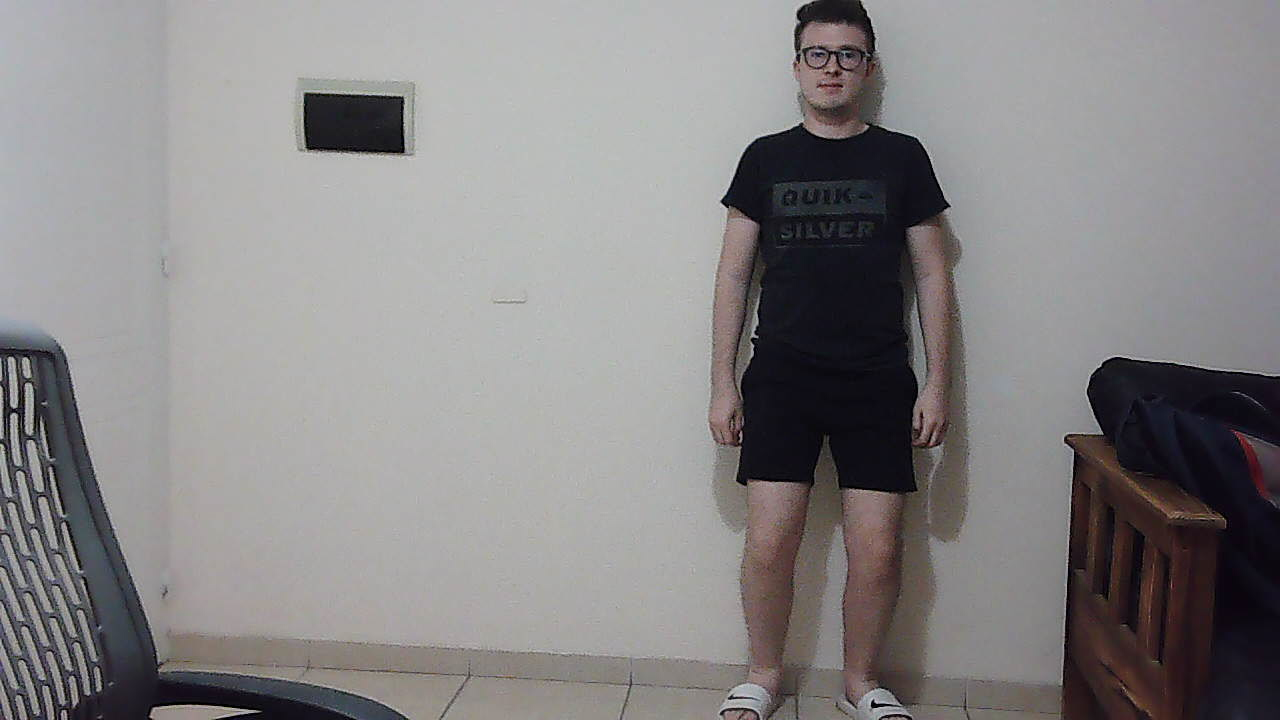
#> input picture 1.jpg, 1280 x 720 px, given in place of the camera
$ python cam.py
#> lines starting #> are read from the running program, lines starting #| are printed output that depends on the picture; after the words box and inside, x2 and y2 are one past the last pixel; in counts of white or black regions, pixels touching at a corner belong together
# import the necessary packages
import numpy as np
import cv2

# initialize the HOG descriptor/person detector
hog = cv2.HOGDescriptor()
hog.setSVMDetector(cv2.HOGDescriptor_getDefaultPeopleDetector())

cv2.startWindowThread()

# open webcam video stream
cap = cv2.VideoCapture(0)

# the output will be written to output.avi
out = cv2.VideoWriter(
    'output.avi',
    cv2.VideoWriter_fourcc(*'MJPG'),
    15.,
    (960,720))

while(True):
    # Capture frame-by-frame
    ret, frame = cap.read()
#> frame is the input picture: shape (720, 1280, 3); mean B, G, R 133.9, 133.2, 135.7

    # resizing for faster detection
    frame = cv2.resize(frame, (960, 720))
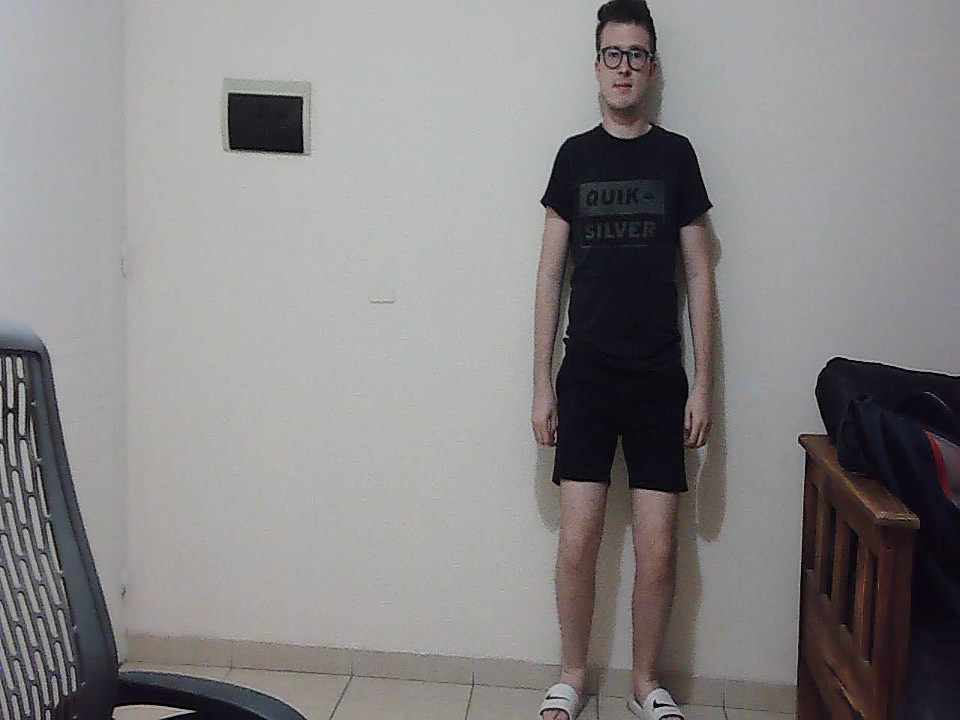
#> frame: shape (720, 960, 3); mean B, G, R 133.9, 133.3, 135.7
    # using a greyscale picture, also for faster detection
    gray = cv2.cvtColor(frame, cv2.COLOR_RGB2GRAY)
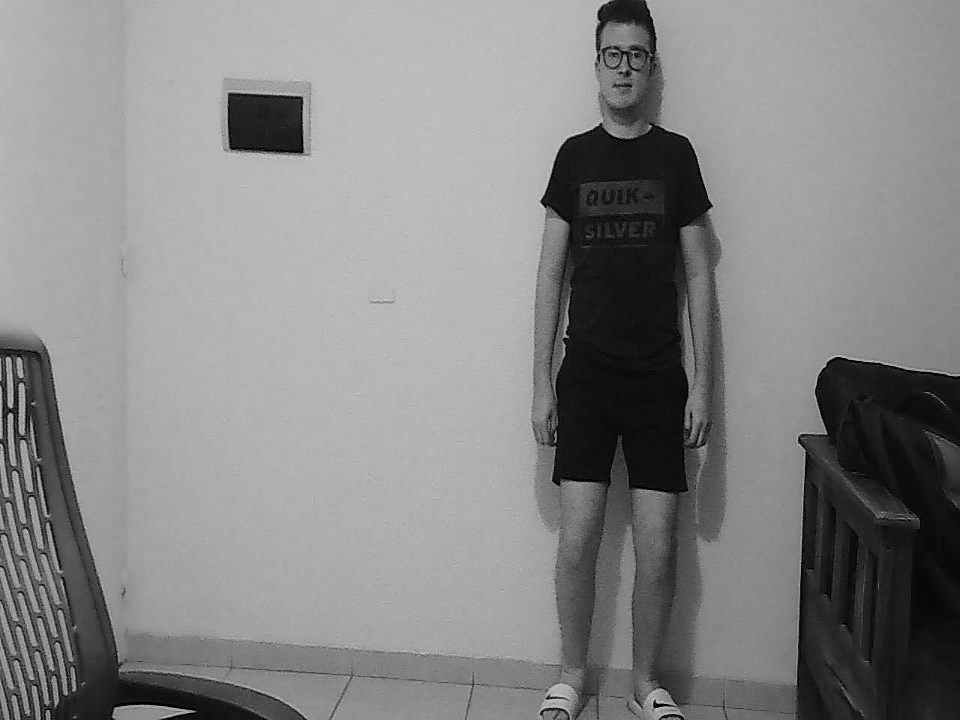
#> gray: shape (720, 960); min 0, max 204, mean 133.8

    # detect people in the image
    # returns the bounding boxes for the detected objects
    boxes, weights = hog.detectMultiScale(frame, winStride=(8,8) )
#> boxes = [[796, 329, 78, 156], [633, 169, 130, 261]]; weights = [1.03, 0.337]

    boxes = np.array([[x, y, x + w, y + h] for (x, y, w, h) in boxes])
#> boxes = [[796, 329, 874, 485], [633, 169, 763, 430]]

    for (xA, yA, xB, yB) in boxes:
        # display the detected boxes in the colour picture
        cv2.rectangle(frame, (xA, yA), (xB, yB), (0, 255, 0), 2)
#> this loop made 2 passes
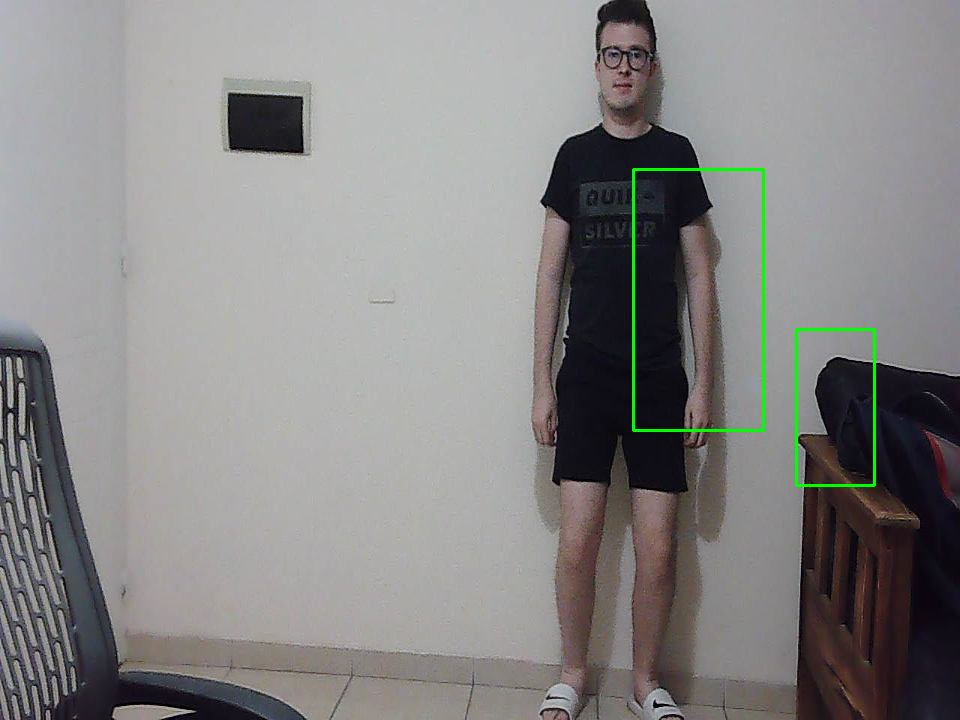
#> frame: shape (720, 960, 3); 0.54% of pixels changed, all inside (x1, y1, x2, y2) = (632, 168, 876, 487)

    # Write the output video
    out.write(frame.astype('uint8'))
    # Display the resulting frame
    cv2.imshow('frame',frame)
    if cv2.waitKey(1) & 0xFF == ord('q'):
#> (key q is pressed here)
        break

# When everything done, release the capture
cap.release()
# and release the output
out.release()
# finally, close the window
cv2.destroyAllWindows()
cv2.waitKey(1)

$ run again, on 2.jpg
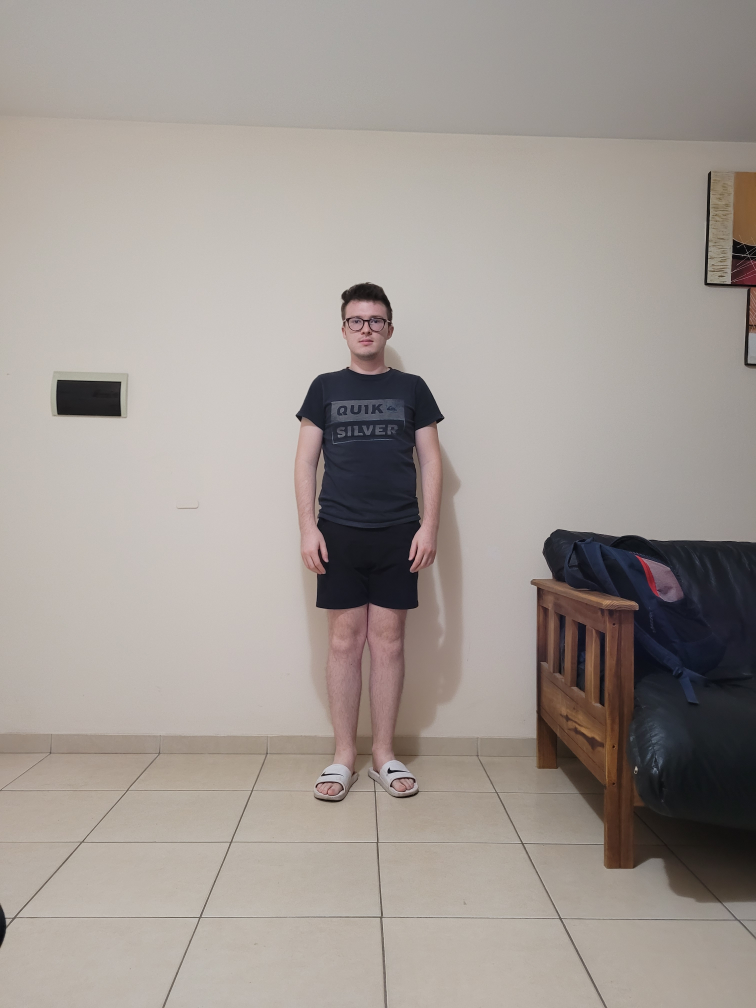
#> input picture 2.jpg, 3024 x 4032 px, given in place of the camera (shown at 1/4 size)
#> frame is the input picture: shape (4032, 3024, 3); mean B, G, R 147.9, 153.3, 161.2
#> `gray = cv2.cvtColor(frame, cv2.COLOR_RGB2GRAY)`:
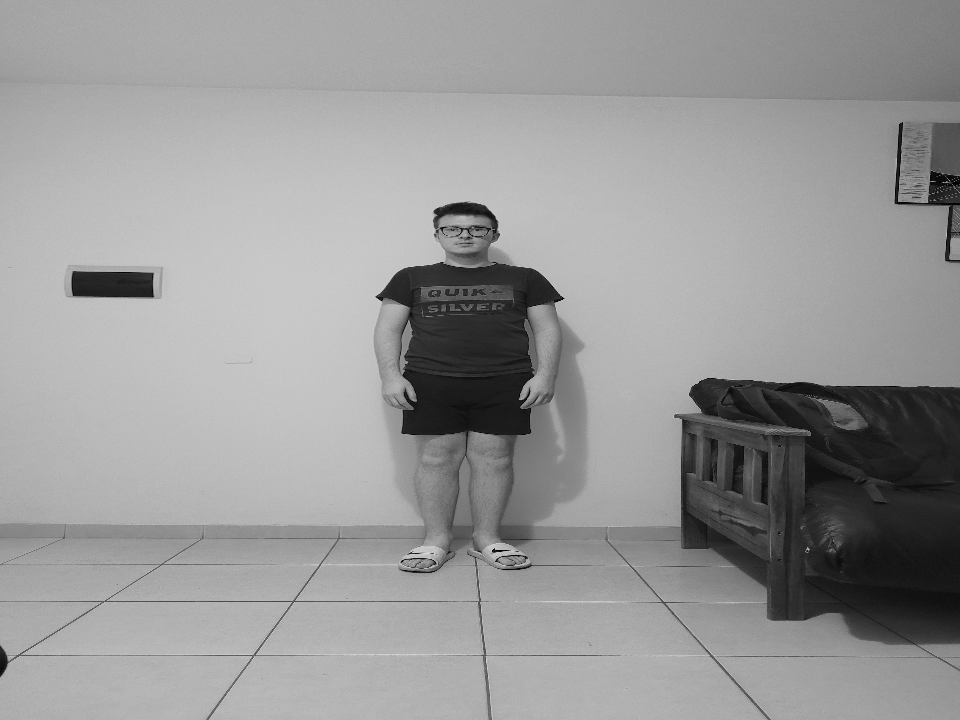
#> gray: shape (720, 960); min 0, max 223, mean 152.4
#> `boxes, weights = hog.detectMultiScale(frame, winStride=(8,8) )`: boxes = [[334, 137, 264, 528]]; weights = [0.783]
#> `boxes = np.array([[x, y, x + w, y + h] for (x, y, w, h) in boxes])`: boxes = [[334, 137, 598, 665]]
#> the loop `for (xA, yA, xB, yB) in boxes:` made 1 pass
#> after the loop `for (xA, yA, xB, yB) in boxes:`:
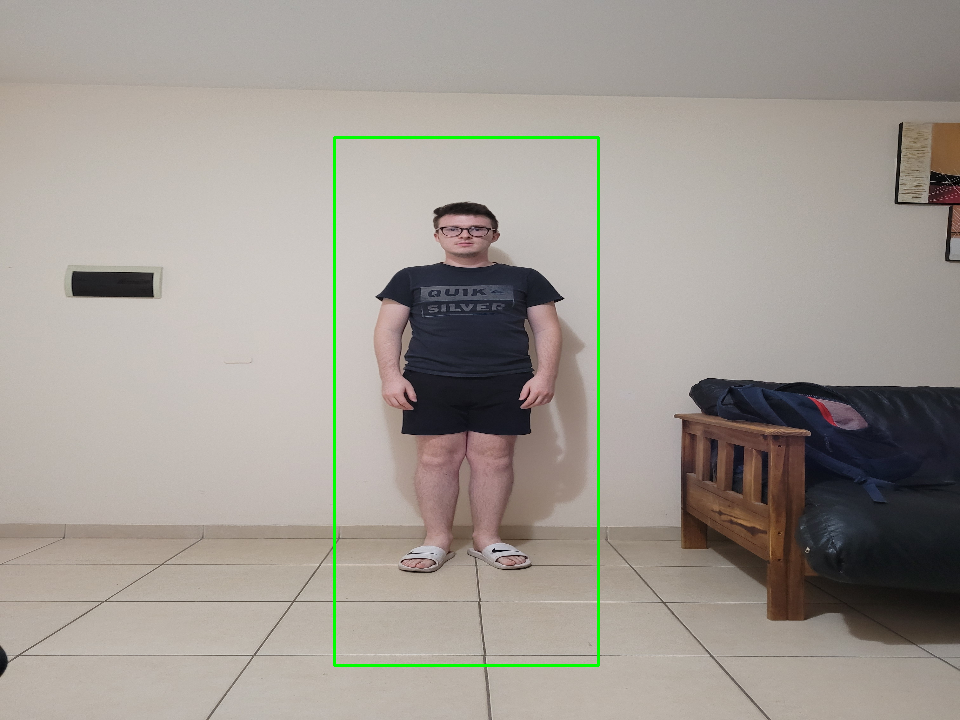
#> frame: shape (720, 960, 3); mean B, G, R 146.5, 153.7, 159.8

$ run again, on 4.jpg
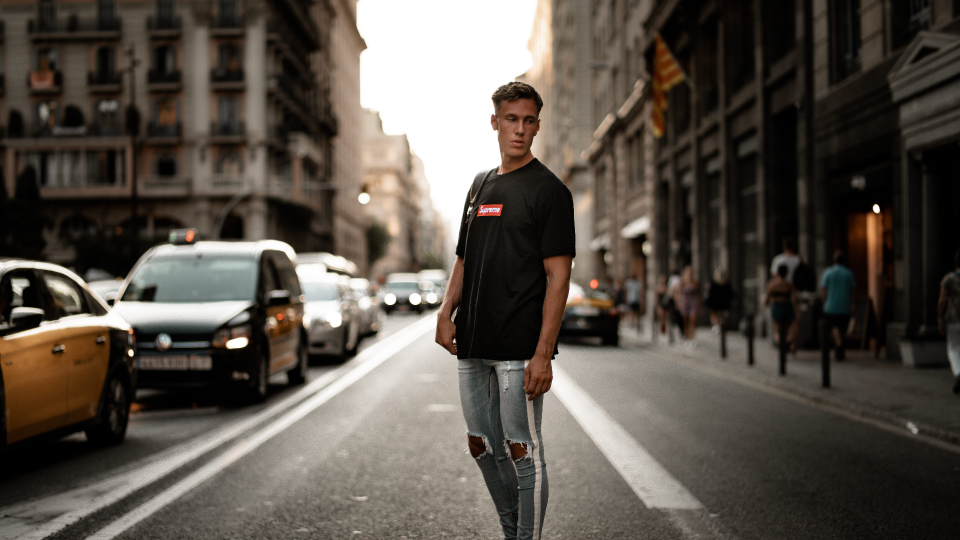
#> input picture 4.jpg, 1920 x 1080 px, given in place of the camera (shown at 1/2 size)
#> frame is the input picture: shape (1080, 1920, 3); mean B, G, R 72.9, 80.9, 88.3
#> `gray = cv2.cvtColor(frame, cv2.COLOR_RGB2GRAY)`:
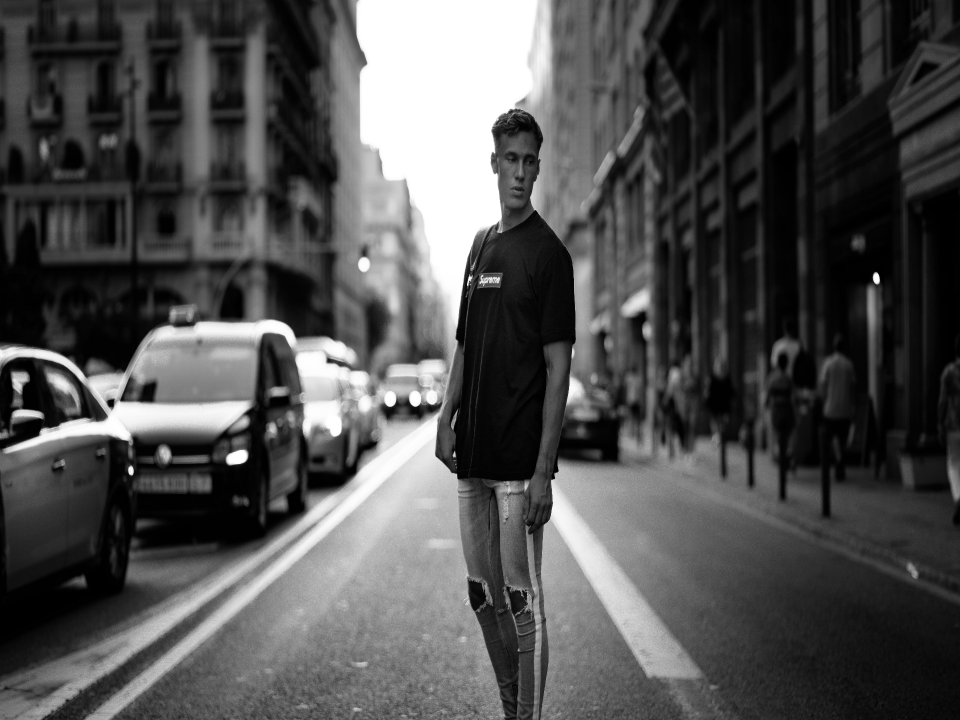
#> gray: shape (720, 960); min 0, max 255, mean 79.4
#> `boxes, weights = hog.detectMultiScale(frame, winStride=(8,8) )`: boxes = [[686, 342, 74, 146], [780, 306, 112, 224]]; weights = [0.323, 0.763]
#> `boxes = np.array([[x, y, x + w, y + h] for (x, y, w, h) in boxes])`: boxes = [[686, 342, 760, 488], [780, 306, 892, 530]]
#> the loop `for (xA, yA, xB, yB) in boxes:` made 2 passes
#> after the loop `for (xA, yA, xB, yB) in boxes:`:
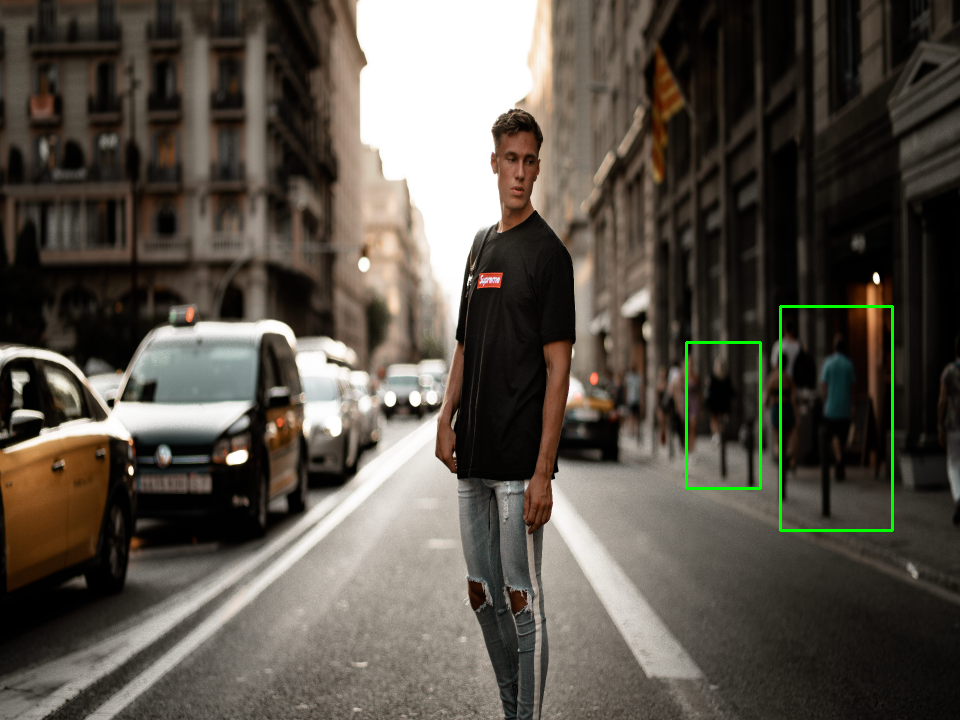
#> frame: shape (720, 960, 3); mean B, G, R 72.7, 81.9, 88
